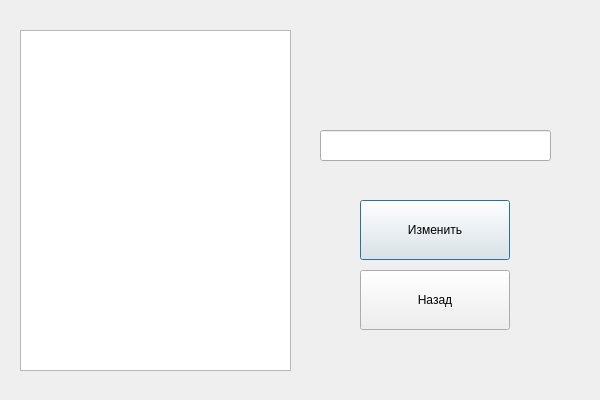
<?xml version="1.0" encoding="UTF-8"?>
<ui version="4.0">
 <class>Dialog</class>
 <widget class="QDialog" name="Dialog">
  <property name="geometry">
   <rect>
    <x>0</x>
    <y>0</y>
    <width>600</width>
    <height>400</height>
   </rect>
  </property>
  <property name="windowTitle">
   <string>Dialog</string>
  </property>
  <widget class="QPushButton" name="EditButton">
   <property name="geometry">
    <rect>
     <x>360</x>
     <y>200</y>
     <width>150</width>
     <height>60</height>
    </rect>
   </property>
   <property name="text">
    <string>Изменить</string>
   </property>
  </widget>
  <widget class="QLineEdit" name="SpecLine">
   <property name="geometry">
    <rect>
     <x>320</x>
     <y>130</y>
     <width>231</width>
     <height>31</height>
    </rect>
   </property>
  </widget>
  <widget class="QLabel" name="SpecNameLabel">
   <property name="geometry">
    <rect>
     <x>320</x>
     <y>100</y>
     <width>231</width>
     <height>31</height>
    </rect>
   </property>
   <property name="text">
    <string/>
   </property>
  </widget>
  <widget class="QPushButton" name="BackButton">
   <property name="geometry">
    <rect>
     <x>360</x>
     <y>270</y>
     <width>150</width>
     <height>60</height>
    </rect>
   </property>
   <property name="text">
    <string>Назад</string>
   </property>
  </widget>
  <widget class="QTableWidget" name="SpecTable">
   <property name="geometry">
    <rect>
     <x>20</x>
     <y>30</y>
     <width>271</width>
     <height>341</height>
    </rect>
   </property>
  </widget>
  <widget class="QLabel" name="NotificationLabel">
   <property name="geometry">
    <rect>
     <x>320</x>
     <y>170</y>
     <width>231</width>
     <height>31</height>
    </rect>
   </property>
   <property name="text">
    <string/>
   </property>
   <property name="alignment">
    <set>Qt::AlignCenter</set>
   </property>
  </widget>
 </widget>
 <resources/>
 <connections/>
</ui>
